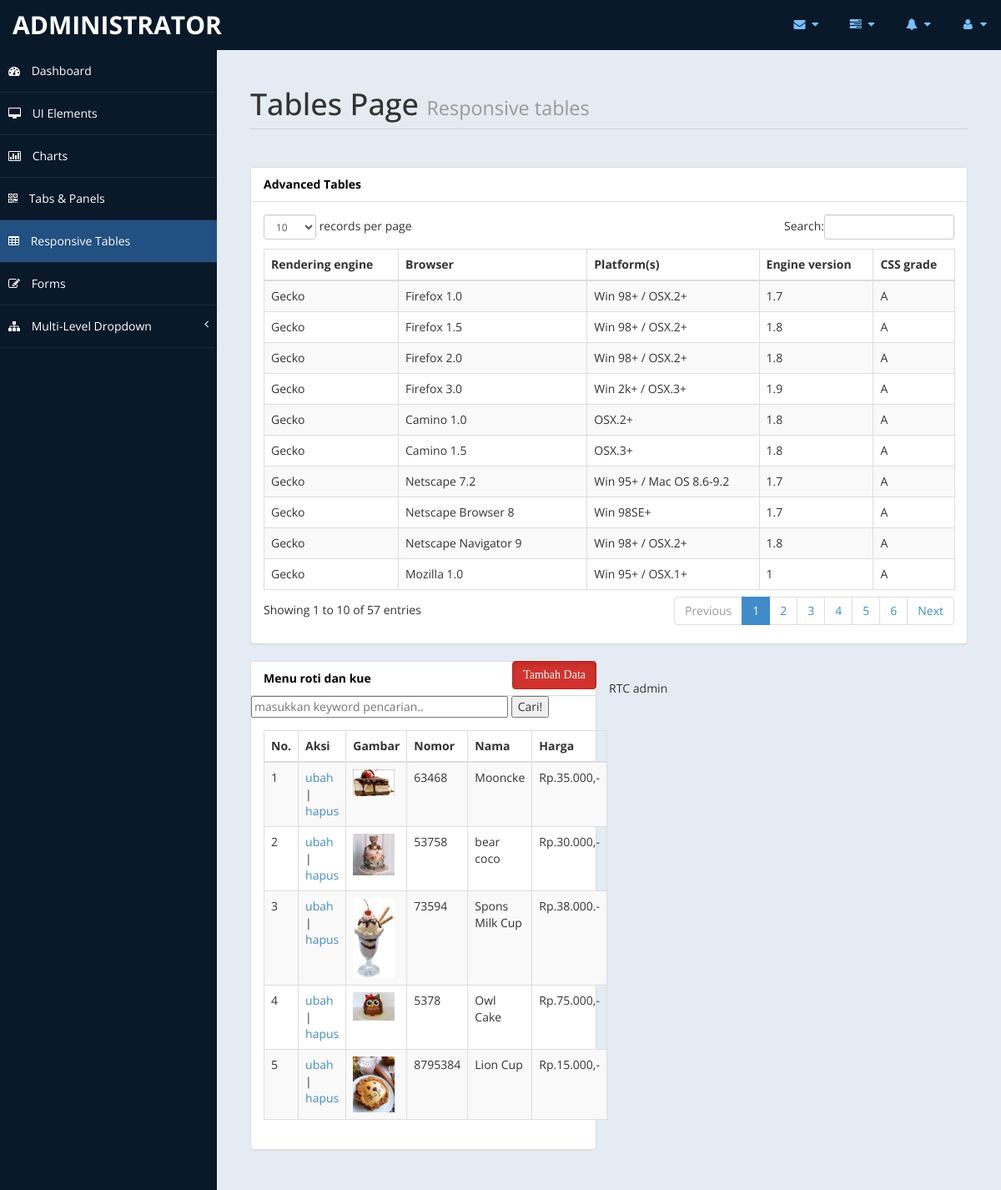
Screenshot of /table.php (signed in) with the database file from the repository.
### tables this page shows
CREATE TABLE `menu` (
  `id` int(10) NOT NULL,
  `nama` varchar(30) NOT NULL,
  `harga` varchar(50) NOT NULL,
  `gambar` varchar(30) NOT NULL,
  `nomor` int(10) NOT NULL
);

### functions.php (called while the page is built, shortened)
<?php
$conn = mysqli_connect("localhost", "root", "", "phpdasar");
function query($query)
{
  global $conn;
  $result = mysqli_query($conn, $query);
  $rows = [];
  while ($row = mysqli_fetch_assoc($result)) {
    $rows[] = $row;
  }
  return $rows;
}

### table.php (the view, shortened to what this page needs)
<?php
require 'functions.php';
$menu = query("SELECT * FROM menu");
?>
<!DOCTYPE html>
<html xmlns="http://www.w3.org/1999/xhtml">
<head>
    <link href="assets/css/bootstrap.css" rel="stylesheet" />
    <link href="assets/css/font-awesome.css" rel="stylesheet" />
    <link href="assets/css/custom-styles.css" rel="stylesheet" />
    <link href="assets/js/dataTables/dataTables.bootstrap.css" rel="stylesheet" />
</head>
<body>
    <div id="wrapper">
        <nav class="navbar navbar-default top-navbar" role="navigation">
            <div class="navbar-header">
                <a class="navbar-brand" href="index.php">Administrator</a>
            </div>
            <ul class="nav navbar-top-links navbar-right">
                <li class="dropdown">
                    <a class="dropdown-toggle" data-toggle="dropdown" href="#" aria-expanded="false">
                        <i class="fa fa-envelope fa-fw"></i> <i class="fa fa-caret-down"></i>
                    </a>
                </li>
                <li class="dropdown">
                    <a class="dropdown-toggle" data-toggle="dropdown" href="#" aria-expanded="false">
                        <i class="fa fa-tasks fa-fw"></i> <i class="fa fa-caret-down"></i>
                    </a>
                </li>
                <li class="dropdown">
                    <a class="dropdown-toggle" data-toggle="dropdown" href="#" aria-expanded="false">
                        <i class="fa fa-bell fa-fw"></i> <i class="fa fa-caret-down"></i>
                    </a>
                </li>
                <li class="dropdown">
                    <a class="dropdown-toggle" data-toggle="dropdown" href="#" aria-expanded="false">
                        <i class="fa fa-user fa-fw"></i> <i class="fa fa-caret-down"></i>
                    </a>
                </li>
            </ul>
        </nav>
        <nav class="navbar-default navbar-side" role="navigation">
            <div class="sidebar-collapse">
                <ul class="nav" id="main-menu">
                    <li>
                        <a href="index.php"><i class="fa fa-dashboard"></i> Dashboard</a>
                    </li>
                    <li>
                        <a href="ui-elements.php"><i class="fa fa-desktop"></i> UI Elements</a>
                    </li>
                    <li>
                        <a href="chart.php"><i class="fa fa-bar-chart-o"></i> Charts</a>
                    </li>
                    <li>
                        <a href="tab-panel.php"><i class="fa fa-qrcode"></i> Tabs & Panels</a>
                    </li>
                    <li>
                        <a href="table.php" class="active-menu"><i class="fa fa-table"></i> Responsive Tables</a>
                    </li>
                    <li>
                        <a href="form.php"><i class="fa fa-edit"></i> Forms </a>
                    </li>
                    <li>
                        <a href="#"><i class="fa fa-sitemap"></i> Multi-Level Dropdown<span class="fa arrow"></span></a>
                    </li>
                </ul>
            </div>
        </nav>
        <div id="page-wrapper">
            <div id="page-inner">
                <div class="row">
                    <div class="col-md-12">
                        <h1 class="page-header">
                            Tables Page <small>Responsive tables</small>
                        </h1>
                    </div>
                </div>
                <div class="row">
                    <div class="col-md-12">
                        <div class="panel panel-default">
                            <div class="panel-heading">
                                Advanced Tables
                            </div>
                            <div class="panel-body">
                                <div class="table-responsive">
                                    <table class="table table-striped table-bordered table-hover" id="dataTables-example">
                                        <thead>
                                            <tr>
                                                <th>Rendering engine</th>
                                                <th>Browser</th>
                                                <th>Platform(s)</th>
                                                <th>Engine version</th>
                                                <th>CSS grade</th>
                                            </tr>
                                        </thead>
                                        <tbody>
                                            <tr class="gradeA">
                                                <td>Gecko</td>
                                                <td>Firefox 1.0</td>
                                                <td>Win 98+ / OSX.2+</td>
                                                <td class="center">1.7</td>
                                                <td class="center">A</td>
                                            </tr>
                                            <tr class="gradeA">
                                                <td>Gecko</td>
                                                <td>Firefox 1.5</td>
                                                <td>Win 98+ / OSX.2+</td>
                                                <td class="center">1.8</td>
                                                <td class="center">A</td>
                                            </tr>
                                            <tr class="gradeA">
                                                <td>Gecko</td>
                                                <td>Firefox 2.0</td>
                                                <td>Win 98+ / OSX.2+</td>
                                                <td class="center">1.8</td>
                                                <td class="center">A</td>
                                            </tr>
                                            <tr class="gradeA">
                                                <td>Gecko</td>
                                                <td>Firefox 3.0</td>
                                                <td>Win 2k+ / OSX.3+</td>
                                                <td class="center">1.9</td>
                                                <td class="center">A</td>
                                            </tr>
                                            <tr class="gradeA">
                                                <td>Gecko</td>
                                                <td>Camino 1.0</td>
                                                <td>OSX.2+</td>
                                                <td class="center">1.8</td>
                                                <td class="center">A</td>
                                            </tr>
                                            <tr class="gradeA">
                                                <td>Gecko</td>
                                                <td>Camino 1.5</td>
                                                <td>OSX.3+</td>
                                                <td class="center">1.8</td>
                                                <td class="center">A</td>
                                            </tr>
                                            <tr class="gradeA">
                                                <td>Gecko</td>
                                                <td>Netscape 7.2</td>
                                                <td>Win 95+ / Mac OS 8.6-9.2</td>
                                                <td class="center">1.7</td>
                                                <td class="center">A</td>
                                            </tr>
                                            <tr class="gradeA">
                                                <td>Gecko</td>
                                                <td>Netscape Browser 8</td>
                                                <td>Win 98SE+</td>
                                                <td class="center">1.7</td>
                                                <td class="center">A</td>
                                            </tr>
                                            <tr class="gradeA">
                                                <td>Gecko</td>
                                                <td>Netscape Navigator 9</td>
                                                <td>Win 98+ / OSX.2+</td>
                                                <td class="center">1.8</td>
                                                <td class="center">A</td>
                                            </tr>
                                            <tr class="gradeA">
                                                <td>Gecko</td>
                                                <td>Mozilla 1.0</td>
                                                <td>Win 95+ / OSX.1+</td>
                                                <td class="center">1</td>
                                                <td class="center">A</td>
                                            </tr>
                                        </tbody>
                                    </table>
                                </div>
                            </div>
                        </div>
                    </div>
                </div>
                <div class="row">
                    <div class="col-md-6">
                        <div class="col px-1">
                            <div class="p-1 border bg-light" style="float: right;">
                                <a href="tambah.php" class="btn btn-danger active" style="font-family: 'Rochester';">
                                    Tambah Data</a>
                            </div>
                            <div class="panel panel-default">
                                <div class="panel-heading">
                                    Menu roti dan kue
                                </div>
                                <form action="" method="post">
                                    <input type="text" name="keyword" size="40" placeholder="masukkan keyword pencarian.." autocomplete="off" id="keyword">
                                    <button type="submit" name="cari" id="tombol-cari">Cari!</button>
                                </form>
                                <div class="panel-body">
                                    <div class="table-responsive">
                                        <table class="table table-striped table-bordered table-hover">
                                            <thead>
                                                <tr>
                                                    <th>No.</th>
                                                    <th>Aksi</th>
                                                    <th>Gambar</th>
                                                    <th>Nomor</th>
                                                    <th>Nama</th>
                                                    <th>Harga</th>
                                                </tr>
                                            </thead>
                                            <tbody>
                                                <?php $i = 1; ?>
                                                <?php foreach ($menu as $row) : ?>
                                                    <tr>
                                                        <td><?= $i; ?></td>
                                                        <td>
                                                            <a href="ubah.php?id=<?= $row["id"]; ?>">ubah</a> |
                                                            <a href="hapus.php?id=<?= $row["id"]; ?>" onclick="return confirm('yakin?');">hapus</a>
                                                        </td>
                                                        <td><img src="img/<?= $row["gambar"]; ?>" width="50"></td>
                                                        <td><?= $row["nomor"]; ?></td>
                                                        <td><?= $row["nama"]; ?></td>
                                                        <td><?= $row["harga"]; ?></td>
                                                    </tr>
                                                    <?php $i++; ?>
                                                <?php endforeach; ?>
                                            </tbody>
                                        </table>
                                    </div>
                                </div>
                            </div>
                        </div>
                    </div>
                    <footer>
                        <p>RTC admin</p>
                    </footer>
                </div>
            </div>
</body>
</html>

### assets/css/custom-styles.css (style rules this page uses)
body { font-family: 'Open Sans', sans-serif; }
#wrapper { width: 100%; background:#09192A; }
#page-wrapper { padding: 15px 15px; min-height: 600px; background:#E5EBF2; }
#page-inner { width:100%; margin:10px 20px 10px 0px; background-color:transparent; padding:10px; min-height:1200px; }
h1, .h1, h2, .h2, h3, .h3 { margin-top: 7px; margin-bottom: -5px; }
p { font-size:16px; line-height:25px; padding-top:20px; }
.page-header { padding-bottom: 9px; margin: 10px 0 45px; border-bottom: 1px solid #C7D1DD; }
.panel-default > .panel-heading { color: #000; background-color: #FFFFFF; border-color: #ddd; font-weight:bold; }
footer p { font-size: 14px; }
.top-navbar { margin:0px; }
.top-navbar .navbar-brand { color: #fff; width: 260px; text-align: left; height: 60px; font-size: 30px; font-weight: 700; text-transform: uppercase; line-height: 30px; }
.top-navbar .nav > li { position: relative; display: inline-block; }
.top-navbar .nav > li > a { position: relative; display: block; padding: 19px 15px; color: #77C0FD; }
.active-menu { background-color:#225081!important; }
.arrow { float: right; }
.fa.arrow:before { content: "\f104"; }
.sidebar-collapse , .sidebar-collapse .nav { background:none; }
.sidebar-collapse .nav { padding:0; }
.sidebar-collapse .nav > li > a { color:#fff; background:transparent; text-shadow:none; }
.sidebar-collapse > .nav > li > a { padding:15px 10px; }
.sidebar-collapse > .nav > li { border-bottom: 1px solid rgba(107, 108, 109, 0.19); }
.navbar-side { border:none; background-color: transparent; }
.top-navbar { background:#09192A; border-bottom:none; }
.top-navbar .nav > li > a > i { margin-right: 2px; }
.navbar-default { border:0px solid black; }
.navbar-header { background: #09192A; }
.nav > li > a > i { margin-right:10px; }
@media (min-width:768px) { #page-wrapper { margin: 0 0 0 260px; padding: 15px 30px; min-height: 1200px; } }
@media (min-width:768px) { .navbar-side { z-index: 1; position: absolute; width: 260px; } }
@media (min-width:768px) { .navbar { border-radius: 0px; } }

### rows the page displays
menu: gambar (picture), nomor "63468", nama "Mooncke", harga "Rp.35.000,-"
menu: gambar (picture), nomor "53758", nama "bear coco", harga "Rp.30.000,-"
menu: gambar (picture), nomor "73594", nama "Spons Milk Cup", harga "Rp.38.000.-"
menu: gambar (picture), nomor "5378", nama "Owl Cake", harga "Rp.75.000,-"
menu: gambar (picture), nomor "8795384", nama "Lion Cup", harga "Rp.15.000,-"
